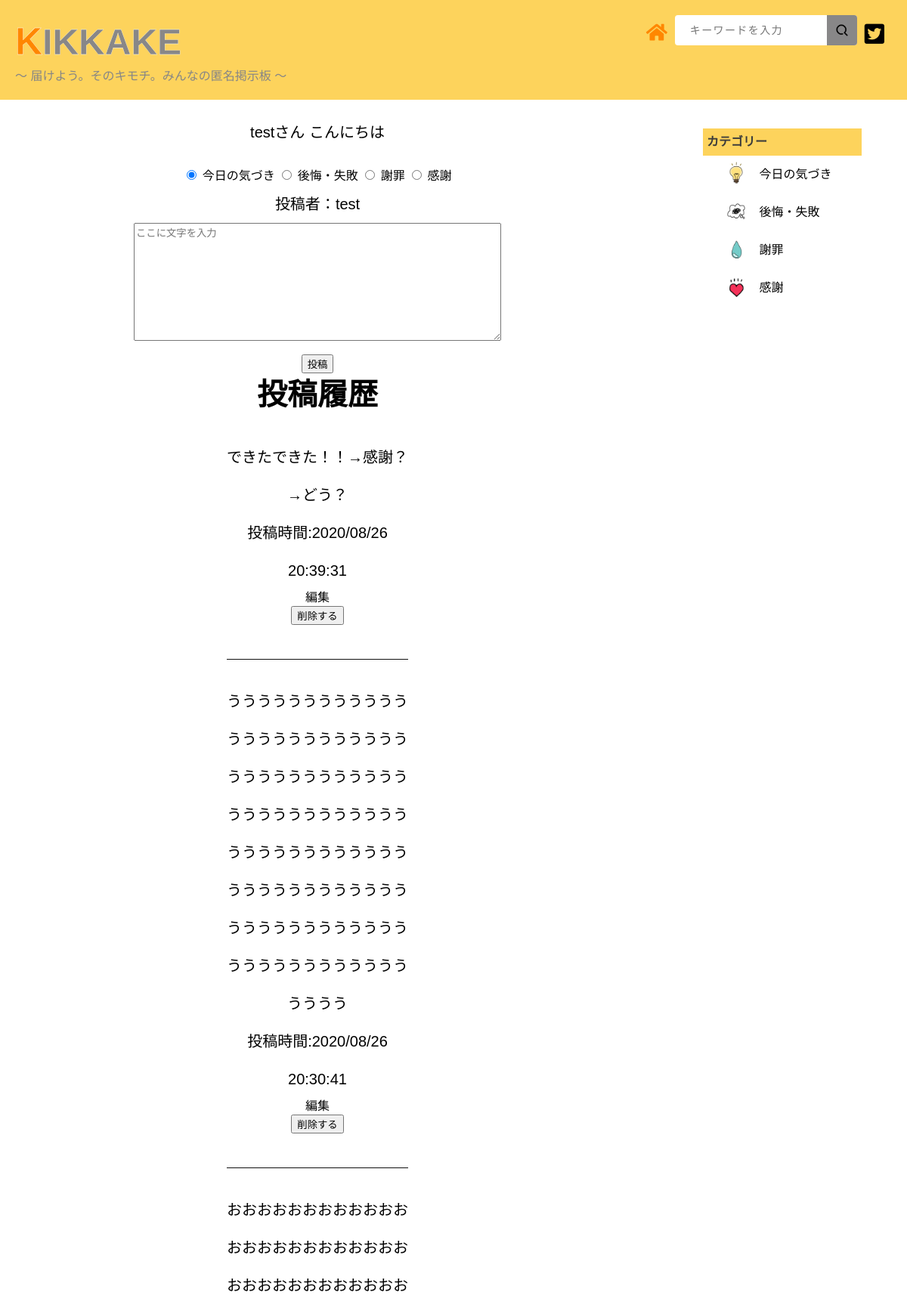
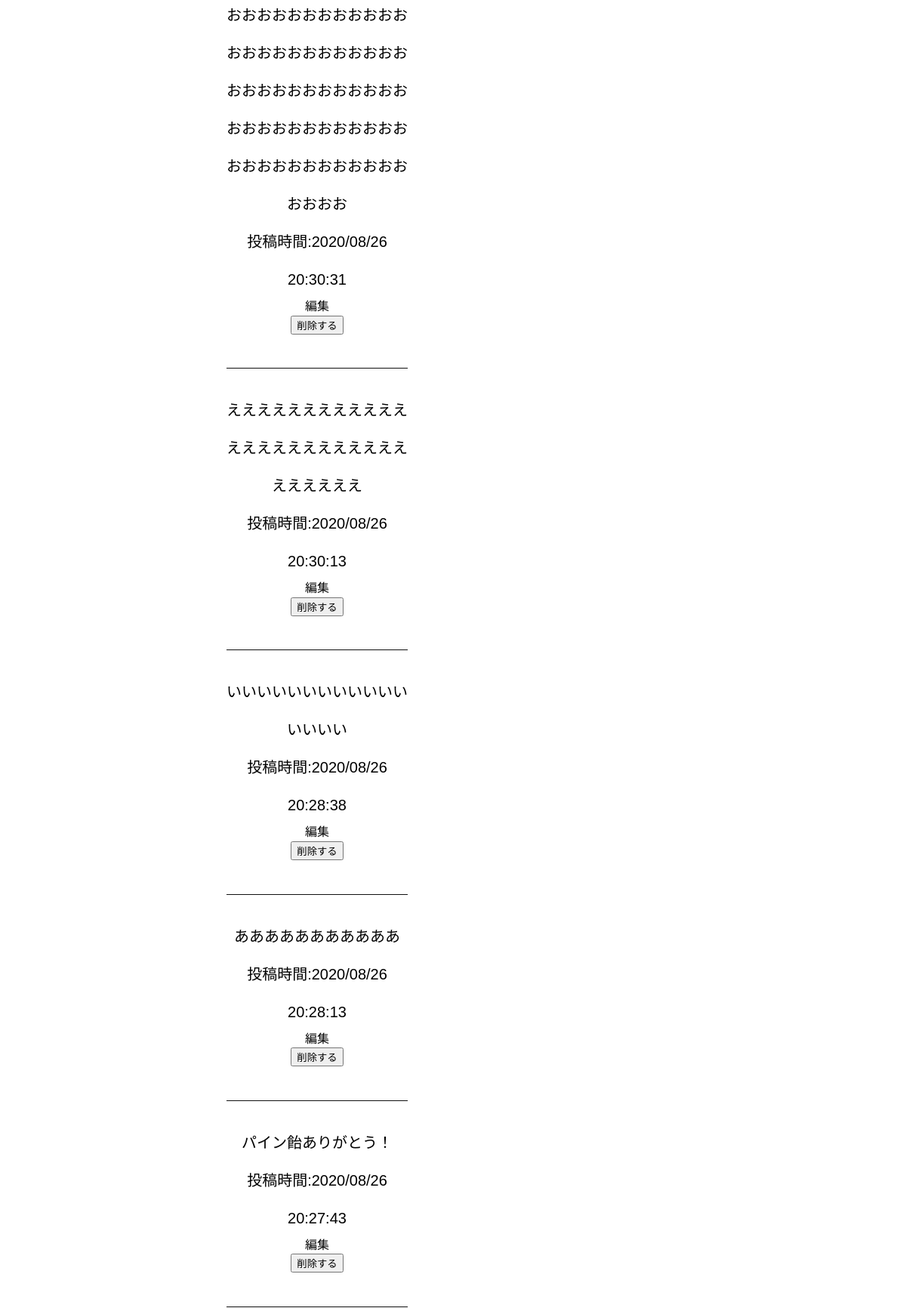
The page /bbs (signed in, upper part) on the database its author committed (2 pictures, top to bottom).
### tables this page shows
CREATE TABLE "users" (
	"id"	INTEGER,
	"name"	TEXT,
	"password"	TEXT,
	PRIMARY KEY("id" AUTOINCREMENT)
);

CREATE TABLE "k_posts" (
	"id"	INTEGER,
	"user_id"	INTEGER,
	"comment"	TEXT,
	"del_flag"	INTEGER DEFAULT 0,
	"time"	TEXT,
	"cat_id"	INTEGER,
	PRIMARY KEY("id" AUTOINCREMENT)
);

### app.py (the view)
@app.route('/bbs')
def bbs():
    if 'user_id' in session :
        user_id = session['user_id']
        conn = sqlite3.connect('k_post.db')
        c = conn.cursor()
        c.execute("select name from users where id = ?", (user_id,))
        user_info = c.fetchone()
        c.execute("select id,comment,time from k_posts where user_id = ? and del_flag = 0 order by time desc", (user_id,))
        comment_list = []
        for row in c.fetchall():
            comment_list.append({"id": row[0], "comment": row[1], "time":row[2]})
        c.close()
        return render_template('bbs.html' , user_info = user_info , comment_list = comment_list)
    else:
        return redirect("/login")

### templates/bbs.html (shortened to what this page needs)
{% extends 'base.html' %}
{% block main %}
    <div class="main_wrapper">
        <div class="container">
            <div class="main">
                <div class="main_inner">
                    <div class="my_post clearfix">
                        <p>{{user_info[0]}}さん こんにちは</p><br>
                        <form action="/add" method="post">
                            <input type="radio" name="cat_id" value="1"  checked="checked" /> 今日の気づき
                            <input type="radio" name="cat_id" value="2" /> 後悔・失敗
                            <input type="radio" name="cat_id" value="3" /> 謝罪
                            <input type="radio" name="cat_id" value="4" /> 感謝
                            <p>投稿者：{{user_info[0]}}<br>
                            <textarea name="comment" maxlength="1000" cols="100" rows="10" placeholder="ここに文字を入力"></textarea></p>
                            <input type="submit" name="save" value="投稿" />
                        </form>
                    </div>
                    <div class="post_loop_wrap clearfix">
                        <div class="title_new">
                            <span>投稿履歴</span>
                        </div>
                        <div class="clearfix flex">
                            {% for item in comment_list %}
                            <div class="bbs_content">
                                <p>{{item["comment"]}}</p>
                                <p>投稿時間:{{item["time"]}}</p>
                                <a href="/edit/{{item['id']}}">編集</a>
                                <form class="delete" action="/del" method="post">
                                    <input type="submit" name="delete" value="削除する">
                                </form><br><br>
                            </div>
                            {% endfor %}
                        </div>
                    </div>
                </div>
            </div>
            <div class="side">
                <div class="side_inner">
                    <div class="category">
                        <h4 class="side_title">
                            <span class="side_title_inner">カテゴリー</span>
                        </h4>
                        <ul class="cat_item">
                            <li class="cat_item_1">
                                <img src="../static/img/今日の気づき（電球）.png" class="cat_item_1 cat_img cat">
                                <a class="cat" href="/page_1">今日の気づき</a>
                            </li>
                            <li class="cat_item_2">
                                <img src="../static/img/後悔・失敗（・・・）.png" class="cat_item_2 cat_img cat">
                                <a class="cat" href="/page_2">後悔・失敗</a>
                            </li>
                            <li class="cat_item_3">
                                <img src="../static/img/謝罪　しずく.png" class="cat_item_3 cat_img cat">
                                <a class="cat" href="/page_3">謝罪</a>
                            </li>
                            <li class="cat_item_4">
                                <img src="../static/img/感謝（いいね、ハート）.png" class="cat_item_4 cat_img cat">
                                <a class="cat" href="/page_4">感謝</a>
                            </li>
                        </ul>
                    </div>
                </div>
            </div>
        </div>
    </div>
{% endblock %}

### static/CSS/kikkake.css (style rules this page uses)
html { overflow-y: scroll; }
body, h1, h2, h3, h4, h5, p, ul, ol, li, dl, dt, dd { margin: 0px; padding: 0px; }
body { background: #fff; font-size: 16px; line-height: 1.4; min-width: 100%; height: 100%; -webkit-text-size-adjust: 100%; }
li { list-style: none; }
a { outline: none; color: inherit; text-decoration: none; }
img { border: 0px; vertical-align: bottom; }
body { font-family: "Noto Sans Japanese", "ヒラギノ角ゴ Pro W3", "Hiragino Kaku Gothic Pro", "ヒラギノ角ゴ ProN W3", "Hiragino Kaku Gothic ProN", "游ゴシック", YuGothic, "メイリオ", "Meiryo", "HGPｺﾞｼｯｸM", "Osaka", "ＭＳ Ｐゴシック", sans-serif, Century Gothic, Arial; }
.container { display: block; padding: 30px 0; width: 70%; margin-right: 20px; }
.main { width: auto; margin : 0 20px; }
.main_inner form { text-align: center; }
.main_inner div { text-align: center; }
.clearfix { width: auto; margin : 0 100px; text-align: center; }
.title_new { font-size: 40px; font-weight: bold; }
textarea { width: 80%; }
.side { position: fixed; top: 0; right: 0; margin-top: 120px; width: 250px; padding: 30px 40px; }
.category { padding: 20px 20px; height: 100vh; }
.side_title { background-color: #fdd35c; color: rgb(59, 59, 59); padding: 7px 5px; }
.cat_img { height: 50px; width: 50px; }
.cat { vertical-align: middle; }
.cat_item li { text-align: left; padding-left: 20px; }
.container p { font-size: 20px; line-height: 50px; }
.bbs_content { border-bottom:1px solid #111; width:60%; margin:30px auto 0; }

### static/CSS/kikkake_sp.css (style rules this page uses)
html { overflow-y: scroll; }
body, h1, h2, h3, h4, h5, p, ul, ol, li, dl, dt, dd { margin: 0px; padding: 0px; }
body { background: #fff; text-align: center; font-size: 16px; line-height: 1.4; min-width: 100%; -webkit-text-size-adjust: 100%; }
li { list-style: none; }
a { outline: none; color: inherit; text-decoration: none; }
img { border: 0px; vertical-align: bottom; }
body { font-family: "Noto Sans Japanese", "ヒラギノ角ゴ Pro W3", "Hiragino Kaku Gothic Pro", "ヒラギノ角ゴ ProN W3", "Hiragino Kaku Gothic ProN", "游ゴシック", YuGothic, "メイリオ", "Meiryo", "HGPｺﾞｼｯｸM", "Osaka", "ＭＳ Ｐゴシック", sans-serif, Century Gothic, Arial; }
.cat { display: inline-block; }
.cat_img { height: 35px; width: 35px; }
img { width: 100%; height: auto; display: block; }
.container { max-width: 1200px; margin: 0 auto; padding-bottom: 20px; }
.bbs_content { border-bottom:1px solid #111; width:60%; margin:30px auto 0; }

### rows shown on the page
users: name "test"
k_posts: comment "できたできた！！→感謝？→どう？", time "2020/08/26 20:39:31"
k_posts: comment "うううううううううううううううううううううううううううううううううううううううううううううううううううううううううううううううううううううううううううううううううううううううううううううううううううう", time "2020/08/26 20:30:41"
k_posts: comment "おおおおおおおおおおおおおおおおおおおおおおおおおおおおおおおおおおおおおおおおおおおおおおおおおおおおおおおおおおおおおおおおおおおおおおおおおおおおおおおおおおおおおおおおおおおおおおおおおおおお", time "2020/08/26 20:30:31"
k_posts: comment "ええええええええええええええええええええええええええええええ", time "2020/08/26 20:30:13"
k_posts: comment "いいいいいいいいいいいいいいいい", time "2020/08/26 20:28:38"
k_posts: comment "あああああああああああ", time "2020/08/26 20:28:13"
k_posts: comment "パイン飴ありがとう！", time "2020/08/26 20:27:43"
